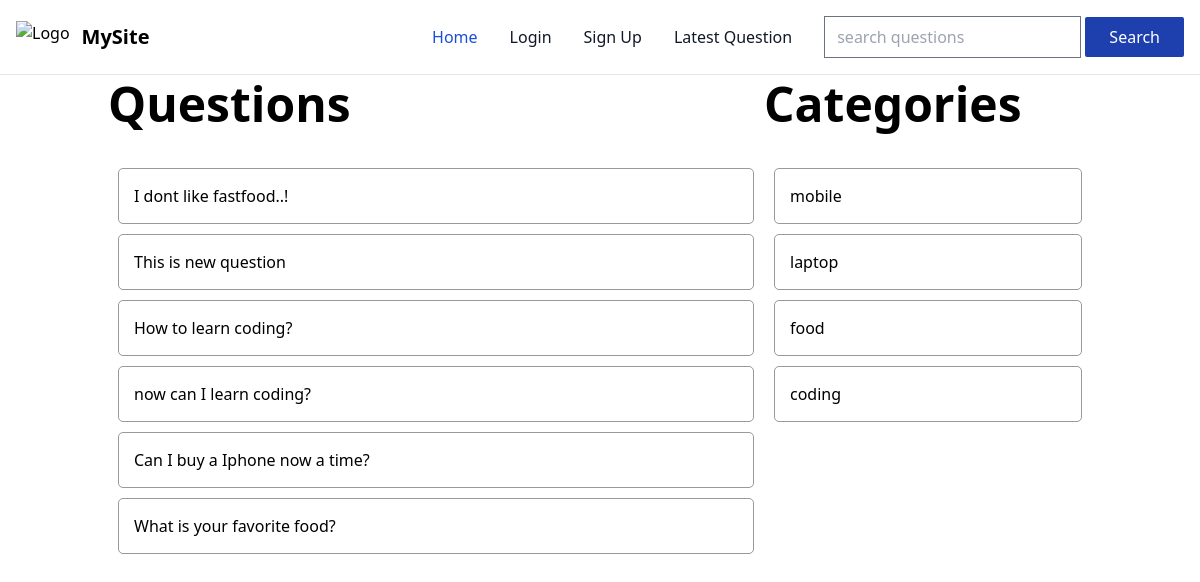
Page /Discuss/?latest-question=true on the committed database.
### tables this page shows
CREATE TABLE `questions` (
  `id` int NOT NULL,
  `title` varchar(30) DEFAULT NULL,
  `description` varchar(300) DEFAULT NULL,
  `category_id` varchar(10) DEFAULT NULL,
  `user_id` int DEFAULT NULL
);

CREATE TABLE `category` (
  `id` int NOT NULL,
  `name` varchar(40) NOT NULL
);

### Discuss/client/questions.php (the view, shortened to what this page needs)
<div class="container mt-20">
    <div class="md:flex">
        <div class="md:flex-1">
            <h3 class="text-5xl font-bold mb-10">Questions</h3>
            <ul class="question-list">
                <?php
                include("./server/config.php");
                $query = "";
                if (isset($_GET['cat-id'])) {
                    $cat_id = $_GET['cat-id'];
                    $query = "select * from questions where category_id=$cat_id";
                } elseif (isset($_GET['latest-question'])) {
                    $query = "select * from questions order by id desc";
                } elseif (isset($_GET['search'])) {
                    $search = $_GET['search'];
                    $query = "select * from questions where title like '%$search%'";
                } else {
                    $query = "select * from questions";
                }
                $questions = $conn->prepare($query);
                $questions->execute();
                $questions = $questions->fetchAll();
                foreach ($questions as $question) {
                    $title = $question['title'];
                    $id = $question['id'];
                    echo "<li class='flex justify-between'>" .
                    "<a href='?q-id=$id'>$title</a>";
                }
                ?>
            </ul>
        </div>
        <div class="md:w-4/12">
            <h3 class="text-5xl font-bold mb-10">Categories</h3>
            <ul class="question-list">
                <?php
                $categories = $conn->prepare("select * from category");
                $categories->execute();
                $categories = $categories->fetchAll();
                foreach ($categories as $category) {
                    $name = $category['name'];
                    $id = $category['id'];
                    echo "<li><a href='?cat-id=$id'>$name</a></li>";
                }
                ?>
            </ul>
        </div>
    </div>
</div>

### Discuss/public/style.css (style rules this page uses)
.container { margin: auto; padding: 0 20px; }
.question-list li { padding: 15px; border: 1px solid #999; border-radius: 5px; margin: 10px; }

### rows in the picture
questions: title "I dont like fastfood..!"
questions: title "This is new question"
questions: title "How to learn coding?"
questions: title "now can I learn coding?"
questions: title "Can I buy a Iphone now a time?"
questions: title "What is your favorite food?"
category: name "mobile"
category: name "laptop"
category: name "food"
category: name "coding"
